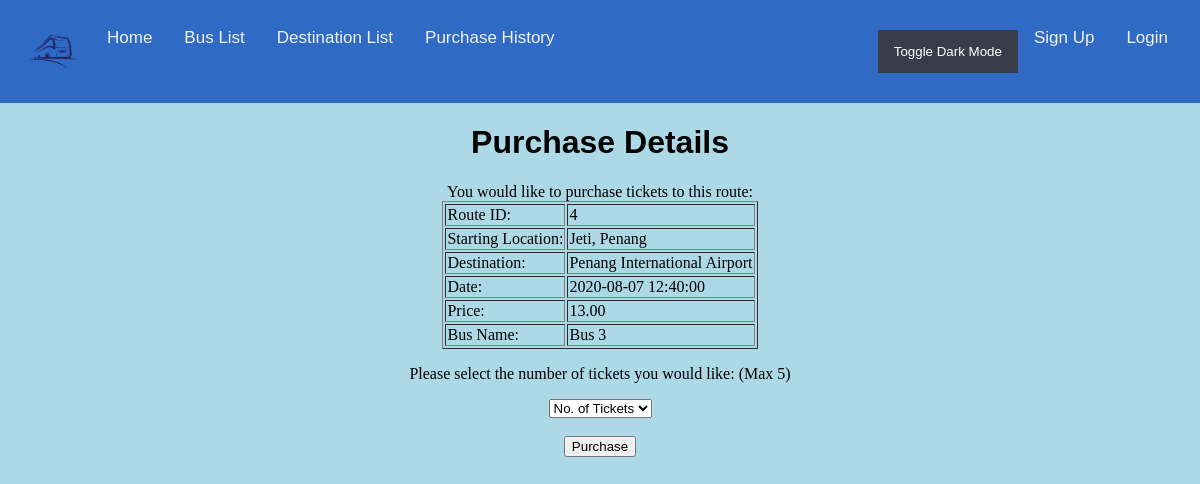
/purDetails.php?id=4, run on the app's committed database.
### tables this page shows
CREATE TABLE `route` (
  `route_id` int(11) NOT NULL,
  `start` varchar(250) NOT NULL,
  `destination` varchar(250) NOT NULL,
  `date` datetime NOT NULL,
  `price` decimal(6,2) NOT NULL,
  `bus_id` int(11) NOT NULL
);

CREATE TABLE `bus` (
  `bus_id` int(11) NOT NULL,
  `bus_name` varchar(50) NOT NULL
);

### purDetails.php (the view, shortened to what this page needs)
<html>
    <head>
        <link rel="stylesheet" href="style.css">
    </head>
    <body>
        <?php
            include ('header.php');
        ?>
        <center>
        <h1>Purchase Details</h1>
        <?php
            require("database.php");
            $id = $_GET['id'];
            $sql= "SELECT * from route WHERE route_id='$id'";
            $result = $connect->query($sql);
            if($result->num_rows > 0) {
                $row = $result->fetch_assoc();
				$id = $row['bus_id'];
				$query = "SELECT bus_name FROM bus WHERE bus_id = '$id'";
				$busName = mysqli_query($connect, $query);
				$busName = mysqli_fetch_row($busName);
				$busName = $busName[0];
                echo "You would like to purchase tickets to this route: ";
                echo "<table border='1px'>
                <tr><td>Route ID: </td>
                <td>".$row['route_id']."</td></tr>
                <tr><td>Starting Location: </td>
                <td>".$row['start']."</td></tr>
                <tr><td>Destination: </td>
                <td>".$row['destination']."</td></tr>
                <tr><td>Date: </td>
                <td>".$row['date']."</td></tr>
                <tr><td>Price: </td>
                <td>".$row['price']."</td></tr>
                <tr><td>Bus Name: </td>
                <td>".$busName."</td></tr>";
                echo "</table>";
            }
        ?>
        <p>Please select the number of tickets you would like: (Max 5)</p>
        <form action='' method='POST'>
        <select name ='no_of_tickets' id='no_of_tickets'>
            <option value=''>No. of Tickets</option>
        </select>
        <br><br><input type='submit' value='Purchase'>
        </form>
        </center>
    </body>
</html>

### style.css (style rules this page uses)
body { margin-top: 0; margin-left: 0; margin-right: 0; margin-bottom: 50; background-color: lightblue; }
h1 { font-family: "Trebuchet MS", Arial, Helvetica, sans-serif; }

### data on the page
route: route_id "4", start "Jeti, Penang", destination "Penang International Airport", date "2020-08-07 12:40:00", price "13.00"
bus: bus_name "Bus 3"
